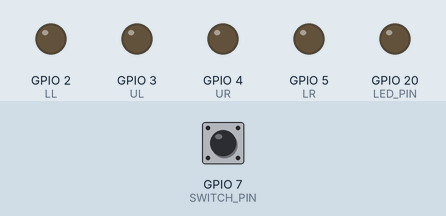
Simulated run of this program. Board: Seeed XIAO ESP32-C3. On the bench: output pins drawn as LEDs (lit = HIGH). The inputs (shaded band) are chosen by the test bench; at power-on: GPIO 7 (SWITCH_PIN) HIGH.

Above: at 1.2 s.
1.3 s: GPIO 7 (SWITCH_PIN) pulled LOW for 1 s
At 1.45 s:
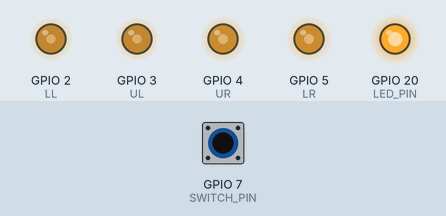
3.8 s: GPIO 7 (SWITCH_PIN) pulled LOW for 0.15 s
At 4.9 s:
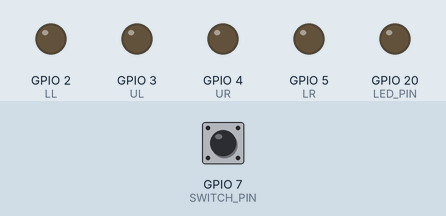
5.5 s: GPIO 7 (SWITCH_PIN) pulled LOW for 0.15 s
At 6.2 s:
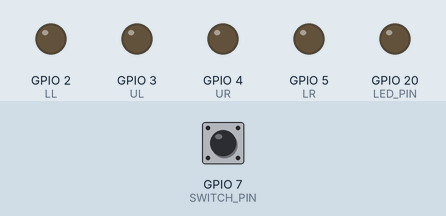
7.2 s: GPIO 7 (SWITCH_PIN) pulled LOW for 3.2 s
At 7.35 s:
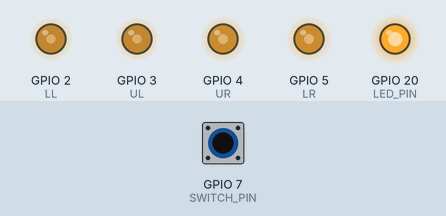
11.9 s: GPIO 7 (SWITCH_PIN) pulled LOW for 1 s
At 14.1 s:
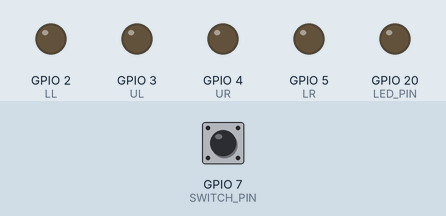
14.4 s: GPIO 7 (SWITCH_PIN) driven LOW
At 14.85 s:
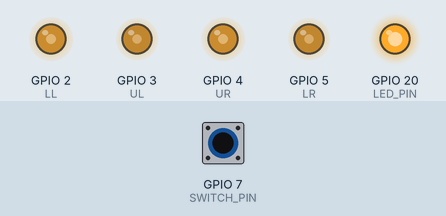
Timing chart, 0 to 18.4 s (numbered marks = the images above; inputs shaded):
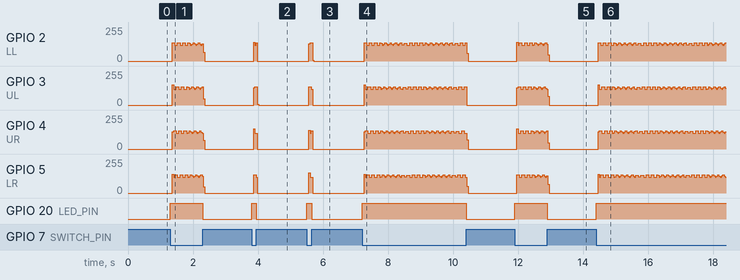

The program:

main.cpp
```cpp
#include <Arduino.h>

// ---- XIAO ESP32-C3 Pin Mapping ----
#define LL D0   // (GPIO2)
#define UL D1   // (GPIO3)
#define UR D2   // (GPIO4)
#define LR D3   // (GPIO5)

#define LED_PIN D7    // LED
#define SWITCH_PIN D5

// 4-step sequence
const uint8_t seq[4][4] = {
  {1, 0, 1, 0},
  {0, 1, 1, 0},
  {0, 1, 0, 1},
  {1, 0, 0, 1}
};

int stepIndex = 0;

// 3ms
const unsigned long STEP_INTERVAL_US = 3000;
unsigned long lastStepUs = 0;

void applyStep(int s) {
  digitalWrite(UL, seq[s][0]);
  digitalWrite(UR, seq[s][1]);
  digitalWrite(LL, seq[s][2]);
  digitalWrite(LR, seq[s][3]);
}

void motorOff() {
  digitalWrite(UL, LOW);
  digitalWrite(UR, LOW);
  digitalWrite(LL, LOW);
  digitalWrite(LR, LOW);
}

void stepForwardOnce() {
  stepIndex++;
  if (stepIndex > 3) stepIndex = 0;
  applyStep(stepIndex);
}

void setup() {
  // 初始化电机引脚
  pinMode(LL, OUTPUT);
  pinMode(UL, OUTPUT);
  pinMode(UR, OUTPUT);
  pinMode(LR, OUTPUT);

  // 初始化交互引脚
  pinMode(LED_PIN, OUTPUT);
  pinMode(SWITCH_PIN, INPUT_PULLUP); // 仍然使用上拉，开关接GND

  motorOff();
  digitalWrite(LED_PIN, LOW);
}

void loop() {
  if (digitalRead(SWITCH_PIN) == LOW) {
    digitalWrite(LED_PIN, HIGH);

    unsigned long now = micros();
    if (now - lastStepUs >= STEP_INTERVAL_US) {
      lastStepUs = now;
      stepForwardOnce();
    }
  } else {
    digitalWrite(LED_PIN, LOW);
    motorOff();
  }
}
```

Measured:
- after the input at 3.8 s, GPIO 2 (LL): 0/255 → 140/255 after 0.06 s, → 117/255 0.04 s later, → 137/255 0.04 s later, → 0/255 0.04 s later; GPIO 3 (UL): 0/255 → 136/255 after 0.06 s, → 0/255 0.12 s later
- after the input at 5.5 s, GPIO 2 (LL): 0/255 → 136/255 after 0.06 s, → 0/255 0.12 s later; GPIO 3 (UL): 0/255 → 138/255 after 0.06 s, → 0/255 0.08 s later
- after the input at 14.4 s, GPIO 20 (LED_PIN): LOW → HIGH at once
